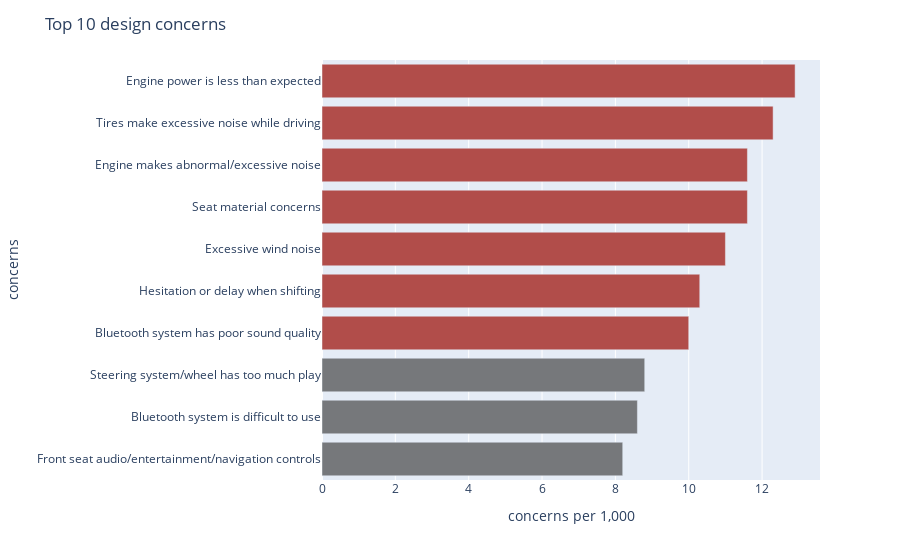

Here is the notebook cell this chart was saved with:
### Markdown cell above
#### **Aplicando nuestros colores**

### Code cell
fig = px.bar(
    df.iloc[::-1],
    y = 'concerns',
    x = 'concerns per 1,000',
    orientation='h',
)

fig.update_traces(marker=dict(color=color.tolist()))

fig.update_layout(
    title='Top 10 design concerns'
)

fig.show()

### Figure 1 — Plotly figure (JSON) as saved in the notebook; plotly's stock layout.template omitted (floating-point values rounded to 4 significant figures)
{"data": [{"alignmentgroup": "True", "hovertemplate": "concerns per 1,000=%{x}<br>concerns=%{y}<extra></extra>", "legendgroup": "", "marker": {"color": ["#76787B", "#76787B", "#76787B", "#B14D4A", "#B14D4A", "#B14D4A", "#B14D4A", "#B14D4A", "#B14D4A", "#B14D4A"], "pattern": {"shape": ""}}, "name": "", "offsetgroup": "", "orientation": "h", "showlegend": false, "textposition": "auto", "type": "bar", "x": [8.2, 8.6, 8.8, 10, 10.3, 11, 11.6, 11.6, 12.3, 12.9], "xaxis": "x", "y": ["Front seat audio/entertainment/navigation controls", "Bluetooth system is difficult to use", "Steering system/wheel has too much play", "Bluetooth system has poor sound quality", "Hesitation or delay when shifting", "Excessive wind noise", "Seat material concerns", "Engine makes abnormal/excessive noise", "Tires make excessive noise while driving", "Engine power is less than expected"], "yaxis": "y"}], "layout": {"barmode": "relative", "legend": {"tracegroupgap": 0}, "margin": {"t": 60}, "title": {"text": "Top 10 design concerns"}, "xaxis": {"anchor": "y", "domain": [0, 1], "title": {"text": "concerns per 1,000"}}, "yaxis": {"anchor": "x", "domain": [0, 1], "title": {"text": "concerns"}}}}
